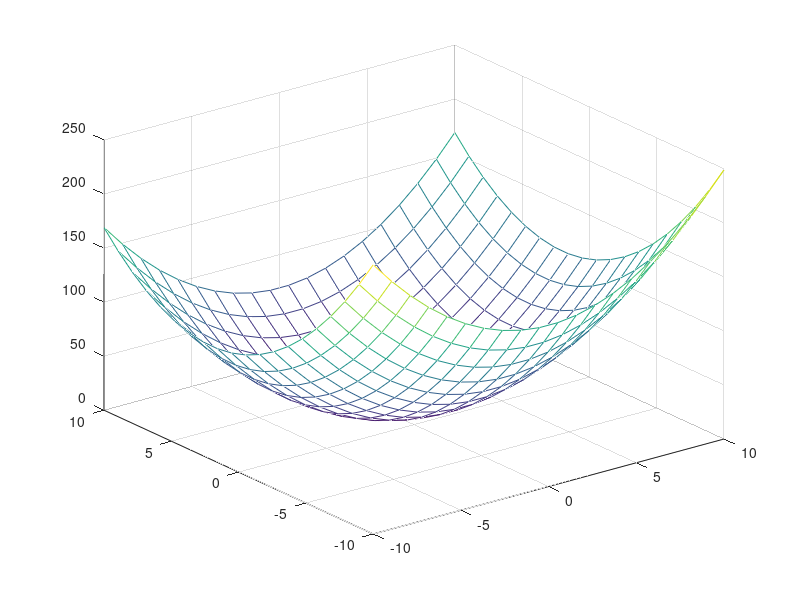

Here is the MATLAB script that generated this plot:
x=linspace(-10,10,20); 
y=linspace(-10,10,20); 
[X,Y]=meshgrid(x,y); 
Z=X.^2+Y.^2-4.*Y+9; 
surf(X,Y,Z) 
colorbar 
shading interp 
xlabel('x axis') 
ylabel('y axis') 
mesh(X,Y,Z)